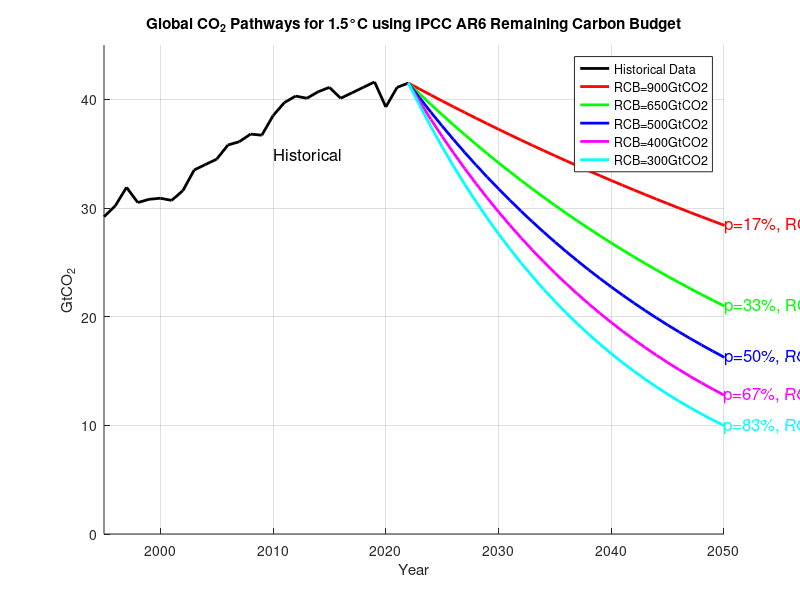

The MATLAB source for this figure: (Note: this script raises an error after producing the figure.)
% MATLAB Script to Create the Carbon Budget Pathways Plot with Historical Data

% Historical data from 1995 to 2022 (in GtCO2)
historical_years = 1995:2022;
historical_emissions = [29.2, 30.2, 31.9, 30.5, 30.8, 30.9, 30.7, 31.6, 33.5, ...
                        34.0, 34.5, 35.8, 36.1, 36.8, 36.7, 38.5, 39.7, 40.3, ...
                        40.1, 40.7, 41.1, 40.1, 40.6, 41.1, 41.6, 39.3, 41.1, 41.5];

% Projection settings
years_projection = 2022:1:2100;
y0_projection = 41.5;  % Start projection from 41.5 GtCO2 in 2023
RCBs = [2000, 1450, 1150, 950, 800];  % Remaining Carbon Budgets in GtCO2
probabilities = [17, 33, 50, 67, 83];  % Corresponding probabilities

% Initialize figure
figure;
hold on;
colors = {'r', 'g', 'b', 'm', 'c'};  % Color for each line

% Plot the historical data
plot(historical_years, historical_emissions, 'k', 'LineWidth', 2);
text(2010, 35, 'Historical', 'FontSize', 12, 'Color', 'k');

% Loop over each scenario and calculate the decay constant 'k'
for i = 1:length(RCBs)

    % Define the initial guess for k and the tolerance
    k_initial_guess = 0.1;
    tolerance = 1e-6;
    
    % Use fzero to find the correct k that results in the exact cumulative emissions (RCB)
    k = fzero(@(k) trapz(years_projection, y0_projection * exp(-k * (years_projection - 2022))) - RCBs(i), k_initial_guess);
    
    % Compute the path using the calculated k
    y_projection = y0_projection * exp(-k * (years_projection - 2022));

    % Plot the path
    plot(years_projection, y_projection, 'Color', colors{i}, 'LineWidth', 2);

    % Add labels to the lines
    text(2050, y_projection(find(years_projection==2050)), ...
        ['p=' num2str(probabilities(i)) '%, RCB=' num2str(RCBs(i)) 'GtCO2'], ...
        'FontSize', 12, 'Color', colors{i});
end

% Annotate the plot
xlabel('Year');
ylabel('GtCO_2');
title('Global CO_2 Pathways for 1.5°C using IPCC AR6 Remaining Carbon Budget');
legend('Historical Data', 'RCB=900GtCO2', 'RCB=650GtCO2', 'RCB=500GtCO2', ...
    'RCB=400GtCO2', 'RCB=300GtCO2', 'Location', 'northeast');
grid on;
xlim([1995 2050]);
ylim([0 45]);

hold off;

saveas(gcf, '/Users/lichaohui/Desktop/calculation/construction/figures/carbon_budget.svg');

%% Combined Carbon Footprint and Carbon Budget Pathways Plot

% Load the Excel file
filename = '/Users/lichaohui/Desktop/calculation/construction/r_forecast/world/regression.xlsx';

% Read the data from the sheet named 'merge'
opts = detectImportOptions(filename, 'Sheet', 'merge');
regression_data = readtable(filename, opts);

% Extract variables for linear regression
year = regression_data.year;
carbon = regression_data.carbon / 1e12; % Convert to GtCO2
pop = regression_data.pop;
pop_ssp1 = regression_data.pop_ssp1;
pop_ssp2 = regression_data.pop_ssp2;
pop_ssp3 = regression_data.pop_ssp3;
pop_ssp4 = regression_data.pop_ssp4;
pop_ssp5 = regression_data.pop_ssp5;

% Perform linear regression
model1 = fitlm(pop, carbon);
model_ssp1 = fitlm(pop_ssp1, carbon);
model_ssp2 = fitlm(pop_ssp2, carbon);
model_ssp3 = fitlm(pop_ssp3, carbon);
model_ssp4 = fitlm(pop_ssp4, carbon);
model_ssp5 = fitlm(pop_ssp5, carbon);

% Predict future carbon emissions
predicted_carbon = predict(model1, pop);
predicted_carbon_ssp1 = predict(model_ssp1, pop_ssp1);
predicted_carbon_ssp2 = predict(model_ssp2, pop_ssp2);
predicted_carbon_ssp3 = predict(model_ssp3, pop_ssp3);
predicted_carbon_ssp4 = predict(model_ssp4, pop_ssp4);
predicted_carbon_ssp5 = predict(model_ssp5, pop_ssp5);

% Calculate 95% prediction intervals
[pred_carbon, CI_carbon] = predict(model1, pop, 'Prediction', 'observation');
[pred_carbon_ssp1, CI_carbon_ssp1] = predict(model_ssp1, pop_ssp1, 'Prediction', 'observation');
[pred_carbon_ssp2, CI_carbon_ssp2] = predict(model_ssp2, pop_ssp2, 'Prediction', 'observation');
[pred_carbon_ssp3, CI_carbon_ssp3] = predict(model_ssp3, pop_ssp3, 'Prediction', 'observation');
[pred_carbon_ssp4, CI_carbon_ssp4] = predict(model_ssp4, pop_ssp4, 'Prediction', 'observation');
[pred_carbon_ssp5, CI_carbon_ssp5] = predict(model_ssp5, pop_ssp5, 'Prediction', 'observation');

% Historical data from 1995 to 2022 (in GtCO2)
historical_years = 1995:2022;
historical_emissions = [29.2, 30.2, 31.9, 30.5, 30.8, 30.9, 30.7, 31.6, 33.5, ...
                        34.0, 34.5, 35.8, 36.1, 36.8, 36.7, 38.5, 39.7, 40.3, ...
                        40.1, 40.7, 41.1, 40.1, 40.6, 41.1, 41.6, 39.3, 41.1, 41.5];

% Projection settings for total carbon footprint
years_projection = 2022:1:2100;
y0_projection = 41.5;  % Start projection from 41.5 GtCO2 in 2022
RCBs = [2000, 1450, 1150, 950, 800];  % Remaining Carbon Budgets in GtCO2
probabilities = [17, 33, 50, 67, 83];  % Corresponding probabilities

% Initialize figure
figure;
hold on;

% Define custom colors
color1 = [0, 0.4470, 0.7410]; % Blue
color2 = [0.8500, 0.3250, 0.0980]; % Red
color3 = [0.9290, 0.6940, 0.1250]; % Yellow
color4 = [0.4940, 0.1840, 0.5560]; % Purple
color5 = [0.4660, 0.6740, 0.1880]; % Green
color6 = [0.3010, 0.7450, 0.9330]; % Cyan

% Plot prediction intervals for the construction carbon footprint
fill([year; flipud(year)], [CI_carbon(:,1); flipud(CI_carbon(:,2))], color1, 'FaceAlpha', 0.2, 'EdgeColor', 'none');
fill([year; flipud(year)], [CI_carbon_ssp1(:,1); flipud(CI_carbon_ssp1(:,2))], color2, 'FaceAlpha', 0.2, 'EdgeColor', 'none');
fill([year; flipud(year)], [CI_carbon_ssp2(:,1); flipud(CI_carbon_ssp2(:,2))], color3, 'FaceAlpha', 0.2, 'EdgeColor', 'none');
fill([year; flipud(year)], [CI_carbon_ssp3(:,1); flipud(CI_carbon_ssp3(:,2))], color4, 'FaceAlpha', 0.2, 'EdgeColor', 'none');
fill([year; flipud(year)], [CI_carbon_ssp4(:,1); flipud(CI_carbon_ssp4(:,2))], color5, 'FaceAlpha', 0.2, 'EdgeColor', 'none');
fill([year; flipud(year)], [CI_carbon_ssp5(:,1); flipud(CI_carbon_ssp5(:,2))], color6, 'FaceAlpha', 0.2, 'EdgeColor', 'none');

% Plot predicted values for the construction carbon footprint
plot(year, predicted_carbon, 'Color', color1, 'LineWidth', 1.5);
plot(year, predicted_carbon_ssp1, 'Color', color2, 'LineWidth', 1.5);
plot(year, predicted_carbon_ssp2, 'Color', color3, 'LineWidth', 1.5);
plot(year, predicted_carbon_ssp3, 'Color', color4, 'LineWidth', 1.5);
plot(year, predicted_carbon_ssp4, 'Color', color5, 'LineWidth', 1.5);
plot(year, predicted_carbon_ssp5, 'Color', color6, 'LineWidth', 1.5);

% Plot actual carbon values for the construction carbon footprint
plot(year, carbon, 'k.', 'MarkerSize', 10);

% Plot the historical data for total carbon footprint
plot(historical_years, historical_emissions, 'k', 'LineWidth', 2);

% Loop over each scenario for the total carbon footprint
for i = 1:length(RCBs)

    % Define the initial guess for k and the tolerance
    k_initial_guess = 0.1;
    tolerance = 1e-6;
    
    % Use fzero to find the correct k that results in the exact cumulative emissions (RCB)
    k = fzero(@(k) trapz(years_projection, y0_projection * exp(-k * (years_projection - 2022))) - RCBs(i), k_initial_guess);
    
    % Compute the path using the calculated k
    y_projection = y0_projection * exp(-k * (years_projection - 2022));

    % Plot the path for total carbon footprint
    plot(years_projection, y_projection, 'Color', colors{i}, 'LineWidth', 2);

    % Add labels to the lines for total carbon footprint
    text(2050, y_projection(find(years_projection==2050)), ...
        ['p=' num2str(probabilities(i)) '%, RCB=' num2str(RCBs(i)) 'GtCO2'], ...
        'FontSize', 12, 'Color', colors{i});
end

% Add labels and title
title('Combined Predicted Carbon Footprint and Carbon Budget Pathways');
xlabel('Year');
ylabel('Carbon Footprint / Total CO_2 (GtCO_2)');

% Create a separate legend box
legend({'Construction Prediction Interval', 'Construction Prediction Interval SSP1', ...
    'Construction Prediction Interval SSP2', 'Construction Prediction Interval SSP3', ...
    'Construction Prediction Interval SSP4', 'Construction Prediction Interval SSP5', ...
    'Construction Predicted Carbon', 'Construction Predicted Carbon SSP1', ...
    'Construction Predicted Carbon SSP2', 'Construction Predicted Carbon SSP3', ...
    'Construction Predicted Carbon SSP4', 'Construction Predicted Carbon SSP5', ...
    'Actual Construction Carbon', 'Total Carbon Historical Data', 'Total Carbon RCB 500GtCO2', ...
    'Total Carbon RCB 300GtCO2', 'Total Carbon RCB 250GtCO2', ...
    'Total Carbon RCB 150GtCO2', 'Total Carbon RCB 100GtCO2'}, ...
    'Location', 'northeastoutside', 'Box', 'on');

% Customize plot
set(gcf, 'Color', 'w');
grid on;
xlim([1995 2050]);
ylim([0 45]);

hold off;

% Save the plot
saveas(gcf, '/Users/lichaohui/Desktop/calculation/construction/figures/combined_carbon_footprint_and_budget.svg');
%% Final Simplified Combined Carbon Footprint and Carbon Budget Pathways Plot

% Load the Excel file
filename = '/Users/lichaohui/Desktop/calculation/construction/r_forecast/world/regression.xlsx';

% Read the data from the sheet named 'merge'
opts = detectImportOptions(filename, 'Sheet', 'merge');
regression_data = readtable(filename, opts);

% Extract variables for linear regression
year = regression_data.year;
carbon = regression_data.carbon / 1e12; % Convert to GtCO2
pop = regression_data.pop;
pop_ssp2 = regression_data.pop_ssp2;

% Perform linear regression
model_ssp2 = fitlm(pop_ssp2, carbon);

% Predict future carbon emissions
predicted_carbon_ssp2 = predict(model_ssp2, pop_ssp2);

% Calculate 95% prediction intervals for ssp2
[pred_carbon_ssp2, CI_carbon_ssp2] = predict(model_ssp2, pop_ssp2, 'Prediction', 'observation');

% Historical data from 1995 to 2022 (in GtCO2)
historical_years = 1995:2022;
historical_emissions = [29.2, 30.2, 31.9, 30.5, 30.8, 30.9, 30.7, 31.6, 33.5, ...
                        34.0, 34.5, 35.8, 36.1, 36.8, 36.7, 38.5, 39.7, 40.3, ...
                        40.1, 40.7, 41.1, 40.1, 40.6, 41.1, 41.6, 39.3, 41.1, 41.5];

% Projection settings for total carbon footprint
years_projection = 2022:1:2100;
y0_projection = 41.5;  % Start projection from 41.5 GtCO2 in 2022

RCBs = [100, 800];  % Remaining Carbon Budgets in GtCO2 for 83% and 800 Gt
probabilities = [83];  % Probability for 83%

% Initialize figure
figure;
hold on;

% Define custom colors
color2 = [0.8500, 0.3250, 0.0980]; % Red
color3 = [0.9290, 0.6940, 0.1250]; % Yellow
color4 = [0.4940, 0.1840, 0.5560]; % Purple
color5 = [0.3010, 0.7450, 0.9330]; % Cyan for RCB 800 GtCO2


% Plot prediction intervals for the construction carbon footprint
fill([year; flipud(year)], [CI_carbon_ssp2(:,1); flipud(CI_carbon_ssp2(:,2))], color4, 'FaceAlpha', 0.2, 'EdgeColor', 'none');

% Plot predicted values for the construction carbon footprint
plot(year, predicted_carbon_ssp2, 'Color', color4, 'LineWidth', 1.5);

% Plot actual carbon values for the construction carbon footprint
plot(year, carbon,'LineWidth', 2,'Color', color2);

% Plot the historical data for total carbon footprint
plot(historical_years, historical_emissions, 'k', 'LineWidth', 2);

% Loop through each RCB value (100 and 800 GtCO2)
for i = 1:length(RCBs)
    % Define the initial guess for k and the tolerance for total carbon footprint
    k_initial_guess = 0.1;
    
    % Use fzero to find the correct k that results in the exact cumulative emissions (RCB)
    k = fzero(@(k) trapz(years_projection, y0_projection * exp(-k * (years_projection - 2022))) - RCBs(i), k_initial_guess);
    
    % Compute the path using the calculated k for total carbon footprint
    y_projection = y0_projection * exp(-k * (years_projection - 2022));
    
    % Choose color based on RCB value
    if RCBs(i) == 100
        plot(years_projection, y_projection, 'Color', color3, 'LineWidth', 2);  % Yellow for RCB 100
        text(2050, y_projection(find(years_projection==2050)), ...
            ['1.5 degrees'], ...
            'FontSize', 12, 'Color', color3);
    elseif RCBs(i) == 800
        plot(years_projection, y_projection, 'Color', color5, 'LineWidth', 2);  % Cyan for RCB 800
        text(2050, y_projection(find(years_projection==2050)), ...
            ['2 degrees'], ...
            'FontSize', 12, 'Color', color5);
    end
end

% Add labels and title
%title('Predicted Carbon Footprint and Carbon Budget Pathway for ssp2 (83%)');
xlabel('Year');
ylabel('Carbon Footprint / Total CO_2 (GtCO_2)');

% Create a separate legend box
legend({'Confidence Interval', 'Projected Construction Carbon', 'Historical Construction Carbon', 'Global Historical Carbon Emissions', ...
    'Carbon budget 1.5°C (83%)', 'Carbon budget 2°C (83%)'}, ...
    'Location', 'northeastoutside', 'Box', 'on');

% Customize plot
set(gcf, 'Color', 'w');
grid off;
xlim([1995 2050]);
ylim([0 45]);

a = get(gca,'YTickLabel');
set(gca,'YTickLabel',a,'fontsize',16)


hold off;

set(gcf, 'Position',  [387,275,769,553])


% Save the plot
saveas(gcf, '/Users/lichaohui/Desktop/calculation/construction/figures/combined_carbon_footprint_and_budget_bothdegrees_ssp2.svg');

%% carbon budget bar graph
% Define data for the 1.5°C scenario
co2_1_5C = [500, 300, 250, 150, 100];  % CO2 emissions in billion tonnes
likelihood_1_5C = [17, 33, 50, 67, 83];  % Probabilities in percentages
global_emissions_2022 = 41;  % Global emissions in 2022

% Define data for the 2°C scenario
co2_2C = [2000, 1450, 1150, 950, 800];  % CO2 emissions in billion tonnes
likelihood_2C = [17, 33, 50, 67, 83];  % Probabilities in percentages

% Create a figure
figure;
set(gcf, 'Position', [100, 100, 1200, 600]);  % Set the figure size

% Create the subplot for 1.5°C scenario
subplot(1, 2, 1);
bar(likelihood_1_5C, co2_1_5C, 'FaceColor', [0.4, 0.6, 0.8]);  % Light blue bars
ylim([0, 550]);  % Set the y-axis limits
xlim([10, 90]);  % Set the x-axis limits for spacing
set(gca, 'XTick', [likelihood_1_5C, 95], 'XTickLabel', {'17%', '33%', '50%', '67%', '83%'});
ylabel('CO_2 emissions (billion tonnes)');
title('Keeping global average temperature rise below 1.5°C');

% Create the subplot for 2°C scenario
subplot(1, 2, 2);
bar(likelihood_2C, co2_2C, 'FaceColor', [0.4, 0.6, 0.6]);  % Greenish bars
ylim([0, 2100]);  % Set the y-axis limits
xlim([10, 90]);  % Set the x-axis limits for spacing
set(gca, 'XTick', [likelihood_2C, 95], 'XTickLabel', {'17%', '33%', '50%', '67%', '83%'});
title('Keeping global average temperature rise below 2°C');
ylabel('CO_2 emissions (billion tonnes)');

% Add a common title
sgtitle('CO_2 Emissions and Probabilities for Limiting Global Warming');

% Customize appearance
set(gcf, 'Color', 'w');


saveas(gcf, '/Users/lichaohui/Desktop/calculation/construction/figures/carbonbudget_bar.svg');
%% construction bar+carbon budget line
construction_carbon_2030=sum(predicted_carbon_ssp2(29:36,:))% from 2023-2030
construction_carbon_2040=sum(predicted_carbon_ssp2(29:46,:))% from 2023-2040
construction_carbon_2050=sum(predicted_carbon_ssp2(29:56,:))% from 2023-2030

bar([construction_carbon_2030,construction_carbon_2040,construction_carbon_2050])

% Add horizontal lines at the specified y-values
yline(100, '--', 'LineWidth', 1.5);   % Line at y = 100
yline(250, '--', 'LineWidth', 1.5);   % Line at y = 250
yline(300, '--', 'LineWidth', 1.5);   % Line at y = 350

a = get(gca,'YTickLabel');
set(gca,'YTickLabel',a,'fontsize',16)

saveas(gcf, '/Users/lichaohui/Desktop/calculation/construction/figures/carbonbudget_construction_bar.svg');

% predicted_carbon_ssp3cum=cumsum(predicted_carbon_ssp3(29:56,:))
% plot(predicted_carbon_ssp3cum)
%% Final figure (cumulative+annual)
%% Final figure (cumulative+annual)
%Figure 1
subplot(1,3,1)

construction_carbon_2030=sum(predicted_carbon_ssp2(29:36,:))% from 2023-2030
construction_carbon_2040=sum(predicted_carbon_ssp2(29:46,:))% from 2023-2040
construction_carbon_2050=sum(predicted_carbon_ssp2(29:56,:))% from 2023-2030

bar([construction_carbon_2030,construction_carbon_2040,construction_carbon_2050])
ylabel('Cumulative CO_2 from Construction (Gt)');
xticklabels({'2030','2040','2050'})
xlabel('Year')

% Add horizontal lines at the specified y-values
yline(100, '--', 'LineWidth', 1.5);   % Line at y = 100
yline(250, '--', 'LineWidth', 1.5);   % Line at y = 250
yline(300, '--', 'LineWidth', 1.5);   % Line at y = 350

a = get(gca,'YTickLabel');
set(gca,'YTickLabel',a,'fontsize',16)

subplot(1,3,[2,3])
% Figure 2
% Load the Excel file
filename = '/Users/lichaohui/Desktop/calculation/construction/r_forecast/world/regression.xlsx';

% Read the data from the sheet named 'merge'
opts = detectImportOptions(filename, 'Sheet', 'merge');
regression_data = readtable(filename, opts);

% Extract variables for linear regression
year = regression_data.year;
carbon = regression_data.carbon / 1e12; % Convert to GtCO2
pop = regression_data.pop;
pop_ssp2 = regression_data.pop_ssp2;

% Perform linear regression
model_ssp2 = fitlm(pop_ssp2, carbon);

% Predict future carbon emissions
predicted_carbon_ssp2 = predict(model_ssp2, pop_ssp2);

% Calculate 95% prediction intervals for ssp2
[pred_carbon_ssp2, CI_carbon_ssp2] = predict(model_ssp2, pop_ssp2, 'Prediction', 'observation');

% Historical data from 1995 to 2022 (in GtCO2)
historical_years = 1995:2022;
historical_emissions = [29.2, 30.2, 31.9, 30.5, 30.8, 30.9, 30.7, 31.6, 33.5, ...
                        34.0, 34.5, 35.8, 36.1, 36.8, 36.7, 38.5, 39.7, 40.3, ...
                        40.1, 40.7, 41.1, 40.1, 40.6, 41.1, 41.6, 39.3, 41.1, 41.5];

% Projection settings for total carbon footprint
years_projection = 2022:1:2100;
y0_projection = 41.5;  % Start projection from 41.5 GtCO2 in 2022

RCBs = [100, 800];  % Remaining Carbon Budgets in GtCO2 for 83% and 800 Gt
probabilities = [83];  % Probability for 83%

% Initialize figure

% Define custom colors
color2 = [0.8500, 0.3250, 0.0980]; % Red
color3 = [0.9290, 0.6940, 0.1250]; % Yellow
color4 = [0.4940, 0.1840, 0.5560]; % Purple
color5 = [0.3010, 0.7450, 0.9330]; % Cyan for RCB 800 GtCO2


% Plot confidence intervals first, so lines will be on top
fill([year; flipud(year)], [CI_carbon_ssp2(:,1); flipud(CI_carbon_ssp2(:,2))], color4, 'FaceAlpha', 0.2, 'EdgeColor', 'none');

% Plot predicted values
hold on;
plot(year, predicted_carbon_ssp2, 'Color', color4, 'LineWidth', 1.5);

% Plot actual carbon values for construction
plot(year, carbon,'LineWidth', 2,'Color', color2);

% Plot historical data for total carbon footprint
plot(historical_years, historical_emissions, 'k', 'LineWidth', 2);

% Loop through RCB values and plot them with adjusted text and color
for i = 1:length(RCBs)
    k = fzero(@(k) trapz(years_projection, y0_projection * exp(-k * (years_projection - 2022))) - RCBs(i), k_initial_guess);
    y_projection = y0_projection * exp(-k * (years_projection - 2022));
    
    if RCBs(i) == 100
        plot(years_projection, y_projection, 'Color', color3, 'LineWidth', 2);
        text(2050, y_projection(find(years_projection==2050)), '1.5 degrees', 'FontSize', 12, 'Color', color3);
    elseif RCBs(i) == 800
        plot(years_projection, y_projection, 'Color', color5, 'LineWidth', 2);
        text(2050, y_projection(find(years_projection==2050)), '2 degrees', 'FontSize', 12, 'Color', color5);
    end
end

% Customize the plot appearance
xlabel('Year');
ylabel('Construction CO_2 Footprint and Carbon Budget Trajectory (Gt)');
xlim([1995 2050]);
ylim([0 45]);

legend({'Confidence Interval', 'Projected Construction Carbon', 'Historical Construction Carbon', 'Global Historical Carbon Emissions', ...
        'Carbon budget 1.5°C (83%)', 'Carbon budget 2°C (83%)'}, 'Location', 'northeast', 'Box', 'on');

set(gca, 'FontSize', 16);
hold off;


set(gcf, 'Position',  [121,318,1349,564])

saveas(gcf, '/Users/lichaohui/Desktop/calculation/construction/figures/Final_figure1.svg');

%%

% Given CO2_Wfootprint_constructionTimeseries data
CO2_Wfootprint_constructionTimeseries = [0.5, 0.6, 0.65, 0.7, 0.75, 0.78, 0.8, 0.83, 0.85, 0.88, 0.9, 0.93, 0.96, ...
    1.0, 1.05, 1.08, 1.12, 1.15, 1.2, 1.25, 1.3, 1.35, 1.38, 1.42, 1.45, 1.5, 1.55, 1.6];

% Corresponding years
years = (1995:2022)';

% Convert to time series object
data = CO2_Wfootprint_constructionTimeseries';
ts = array2timetable(data, 'RowTimes', years, 'VariableNames', {'CO2_Wfootprint'});

% Check for stationarity (ADF Test)
[h,pValue,stat,cValue,reg] = adftest(ts.CO2_Wfootprint);

% Fit ARIMA model (1,1,1) since the data is non-stationary
model = arima(1,1,1);
fit = estimate(model, ts.CO2_Wfootprint);

% Forecast future values until 2050
numYearsAhead = 2050 - 2022;
[forecastedValues, forecastMSE] = forecast_try(fit, numYearsAhead, 'Y0', ts.CO2_Wfootprint);

% Create future years for plotting
futureYears = (2023:2050)';

% Plot the historical data and the forecasted values
figure;
plot(years, ts.CO2_Wfootprint, 'b', 'LineWidth', 2); hold on;
plot(futureYears, forecastedValues, 'r--', 'LineWidth', 2);
xlabel('Year');
ylabel('CO2 Wfootprint');
title('CO2 Wfootprint Construction Timeseries with ARIMA Forecast');
legend('Historical Data', 'Forecasted Data');
grid on;

%%
% Your historical data (CO2_Wfootprint_constructionTimeseries)
years = 1995:2022;

% Fit ARIMA model
model = arima(1,1,0); % You can modify the order as needed
fitModel = estimate(model, CO2_Wfootprint_constructionTimeseries');

% Forecast future values until 2050
future_years = 2023:2050;
num_future_years = length(future_years);
[forecasted_values, ~] = forecast(fitModel, num_future_years, 'Y0', CO2_Wfootprint_constructionTimeseries');

% Plot historical and projected values
figure;
plot(years, CO2_Wfootprint_constructionTimeseries, '-o', 'DisplayName', 'Historical Data');
hold on;
plot(future_years, forecasted_values, '-x', 'DisplayName', 'Projected Data');
xlabel('Year');
ylabel('CO2 Footprint');
title('ARIMA Projected Construction CO2 Footprint');
legend;
grid on;
hold off;

saveas(gcf,'construction/figures/arima.svg')

